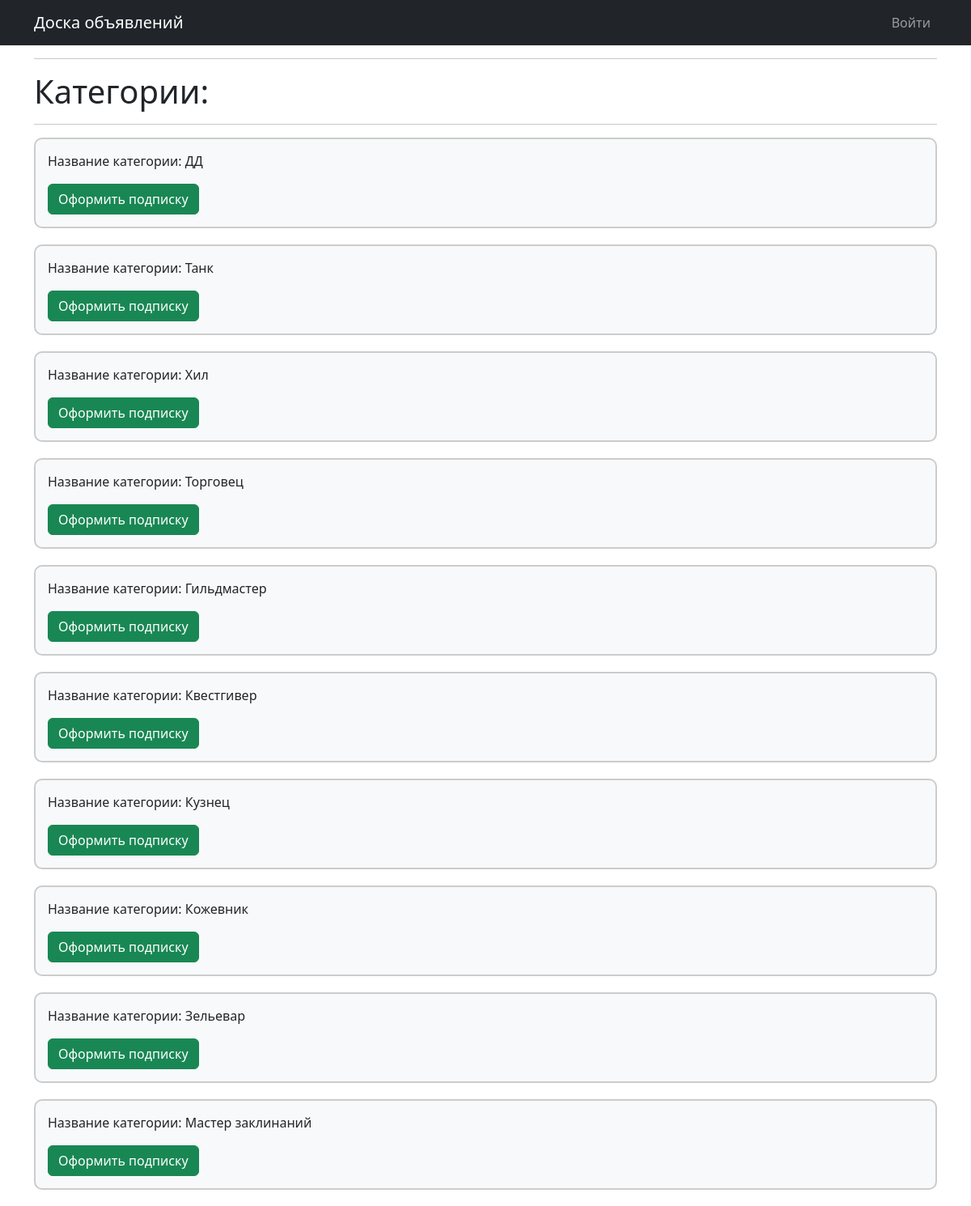
The app's page /posts/categories/ with its own data.
### message_board/models.py (models this page shows, shortened)
class Category(models.Model):
    dd = 'ДД'
    tk = 'Танк'
    hl = 'Хил'
    tr = 'Торговец'
    gm = 'Гильдмастер'
    qg = 'Квестгивер'
    bs = 'Кузнец'
    tn = 'Кожевник'
    pm = 'Зельевар'
    sm = 'Мастер заклинаний'
    CATEGORY_TYPES = [
        (dd, 'DAMAGEDILLER'),
        (tk, 'TANK'),
        (hl, 'HEALER'),
        (tr, 'TRADER'),
        (gm, 'GILDMASTER'),
        (qg, 'QUESTGIVER'),
        (bs, 'BLACKSMITH'),
        (tn, 'TANNER'),
        (pm, 'POTIONMAKER'),
        (sm, 'SPELLMASTER'),
    ]
    name = models.CharField(max_length=17, choices=CATEGORY_TYPES)
    subscribers = models.ManyToManyField(User, blank=True, null=True, related_name='categories')

### message_board/views.py (the view)
# urls.py: path('categories/', CategoryList.as_view(), name='category_list'),
class CategoryList(ListView):
    model = Category
    template_name = 'all_categories.html'
    context_object_name = 'categories'
    paginate_by = 10

### templates/all_categories.html
{% extends 'flatpages/default.html' %}
{% block title %}
<hr>
<h1 class="page-title">Категории:</h1>
<hr>
{% endblock title %}
{% block content %}
{% if categories %}
    {% for category in categories %}
        <div style="border: 2px solid #ccc; border-radius: 10px; padding: 15px; margin-bottom: 20px; background-color: #f8f9fa;">
            <p>Название категории: {{ category.name }}</p>
                {% if request.user not in category.subscribers.all %}
                    <a class="btn btn-success", href="{% url 'subscribe' category.id %}">Оформить подписку</a>
                {% else %}
                    <p>Вы подписаны на эту категорию</p>
                    <a class="btn btn-danger", href="{% url 'unsubscribe' category.id %}">Отменить подписку</a>
                {% endif %}
        </div>
    {% endfor %}
{% endif %}
{% endblock content %}

### records on screen
Category: name "ДД", shows "Оформить подписку"
Category: name "Танк", shows "Оформить подписку"
Category: name "Хил", shows "Оформить подписку"
Category: name "Торговец", shows "Оформить подписку"
Category: name "Гильдмастер", shows "Оформить подписку"
Category: name "Квестгивер", shows "Оформить подписку"
Category: name "Кузнец", shows "Оформить подписку"
Category: name "Кожевник", shows "Оформить подписку"
Category: name "Зельевар", shows "Оформить подписку"
Category: name "Мастер заклинаний", shows "Оформить подписку"
